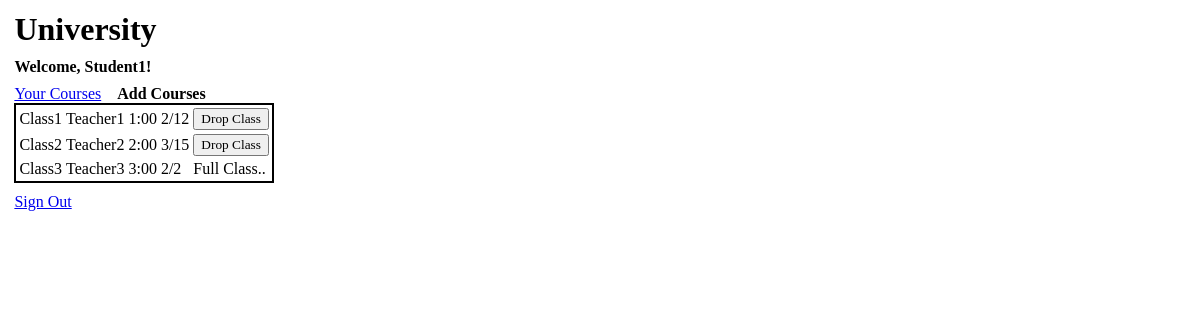
The app's page /student/1/allClasses (signed in) with its own data.
### models.py (models this page shows, shortened)
class Student(UserMixin, db.Model):
    __tablename__ = "Student"
    id         = db.Column(db.Integer, primary_key=True)
    name       = db.Column(db.String, nullable=False)
    password   = db.Column(db.String, nullable=False) #This needs to be made more secure via Flask Login

class Class(db.Model):
    __tablename__ = "Class"
    id           = db.Column(db.Integer, primary_key=True)
    name         = db.Column(db.String, nullable=False)
    time         = db.Column(db.String, nullable=False)
    max_students = db.Column(db.Integer, nullable=False)
    teacher_id   = db.Column(db.Integer, db.ForeignKey("Teacher.id"))
    teacher      = db.relationship("Teacher", backref=db.backref("classes", lazy=True))

class Teacher(UserMixin, db.Model):
    __tablename__ = "Teacher"
    id         = db.Column(db.Integer, primary_key=True)
    name       = db.Column(db.String, nullable=False)
    password   = db.Column(db.String, nullable=False) #This needs to be made more secure via Flask Login

### main.py (the view)
@app.route("/student/<student_id>/allClasses")
@login_required
def studentAllClasses(student_id):
    student = getStudent(int(student_id))
    classes = Class.query.all()
    return render_template("studentAllClasses.html", classes = classes, student = student, getTeacherName = getTeacherName, getNumberOfEnrolledStudents = getNumberOfEnrolledStudents, enrolled = enrolled)

### helperFunctions.py (called while the page is built)
def getClassStudents(aClass):
    enrollments = Enrollment.query.filter_by(class_id = aClass.id).all()
    return [enrollment.student for enrollment in enrollments]

def getTeacherName(teacher_id):
    return Teacher.query.filter_by(id=teacher_id).first().name

def enrolled(student, studentClass):
    enrollment = Enrollment.query.filter_by(student_id = student.id, class_id = studentClass.id).first()
    if enrollment:
        return True
    return False

def getStudent(username = None):
    if username == None:
        return Student.query.first()
    elif type(username) == str:
        return Student.query.filter_by(name=username).first()
    elif type(username) == int:
        return Student.query.filter_by(id=username).first()

def getNumberOfEnrolledStudents(givenClass):
    students = getClassStudents(givenClass)
    return len(students)

### main.py (called while the page is built)
@login_manager.user_loader
def load_user(user_id):
    return Student.query.get(user_id) or Teacher.query.get(user_id)

### templates/studentAllClasses.html (shortened to what this page needs)
<!DOCTYPE html>
<html lang="en">
<head>
    <link rel="stylesheet" href=" {{ url_for('static', filename='studentAllClasses.css') }}">
</head>
<body>
    <div class="boldFont largeFont">University</div>
    <div class="boldFont">Welcome, {{ student.name }}!</div>
    <div>
        <div class="sideBySideContainer">
            <div><a href="/student/{{ student.id }}/myClasses">Your Courses</a></div>
            <div style="font-weight: bold">Add Courses</div>
        </div>
        <div id="classContainer">
            <table class="bordered">
                {% for class in classes: %}
                    <tr>
                        <td> {{ class.name }} </td>
                        <td> {{ getTeacherName(class.teacher_id) }} </td>
                        <td> {{ class.time }} </td>
                        <td> {{ getNumberOfEnrolledStudents(class) }}/{{ class.max_students }} </td>
                        {% if enrolled(student, class): %}
                            <td> <button onclick="editEnrollment('{{student.id}}', '{{class.id}}', 'drop', '{{ class.name }}')">Drop Class</button> </td>
                        {% elif getNumberOfEnrolledStudents(class) < class.max_students %}
                            <td> <button onclick="editEnrollment('{{student.id}}', '{{class.id}}', 'join', '{{ class.name }}')">Join Class</button> </td>
                        {% else %}
                            <td> Full Class.. </td>
                        {% endif %}
                    </tr>
                {% endfor %}
            </table>
        </div>
    </div>
    <div><a href="/login">Sign Out</a></div>
</body>
</html>

### static/studentAllClasses.css (style rules this page uses)
* { font-family:consolas; }
body > * { padding:0.2rem; margin:0.2rem; }
.boldFont { font-weight: bold; }
.largeFont { font-size: xx-large; }
.sideBySideContainer { display:flex; justify-content:flex-start; }
.sideBySideContainer > * { margin-right:1rem; }
.bordered { border: 2px solid black; }

### records on screen
Student: name "Student1"
Class: name "Class1", teacher.name "Teacher1", time "1:00", getNumberOfEnrolledStudents "2", max_students "12"
Class: name "Class2", teacher.name "Teacher2", time "2:00", getNumberOfEnrolledStudents "3", max_students "15"
Class: name "Class3", teacher.name "Teacher3", time "3:00", max_students "2", shows "Full Class.."
